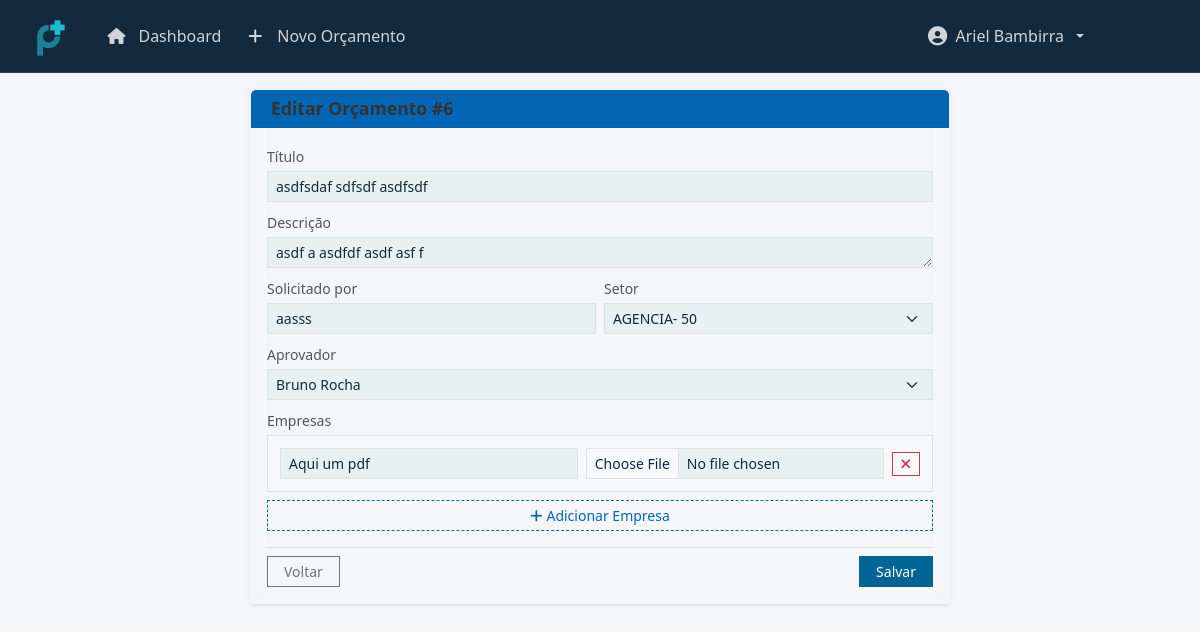
The page /budget/6/edit (signed in) on the database its author committed.
### models.py (models this page shows, shortened)
class User(UserMixin, db.Model):
    id = db.Column(db.Integer, primary_key=True)
    name = db.Column(db.String(100), nullable=False)
    email = db.Column(db.String(120), unique=True, nullable=False)
    password = db.Column(db.String(200), nullable=False)
    contact = db.Column(db.String(20))
    role = db.Column(db.String(20), nullable=False)  # 'administrador', 'aprovador', 'solicitante'
    is_active = db.Column(db.Boolean, default=True)
    budgets_requested = db.relationship('Budget', backref='solicitante', lazy=True, foreign_keys='Budget.solicitante_id')
    budgets_approved = db.relationship('Budget', backref='aprovador', lazy=True, foreign_keys='Budget.aprovador_id')

class Budget(db.Model):
    id = db.Column(db.Integer, primary_key=True)
    title = db.Column(db.String(100), nullable=False)
    description = db.Column(db.Text, nullable=False)
    requested_name = db.Column(db.String(100), nullable=False)  # Nome do Cadastrador
    solicitado = db.Column(db.String(100), nullable=False)  # Nome do Solicitante
    sector = db.Column(db.String(100), nullable=False)  # Setor (antigo agency)
    status = db.Column(db.String(20), default='pendente')
    request_date = db.Column(db.DateTime, default=datetime.utcnow)
    solicitante_id = db.Column(db.Integer, db.ForeignKey('user.id'), nullable=False)
    aprovador_id = db.Column(db.Integer, db.ForeignKey('user.id'), nullable=False)
    companies = db.relationship('Company', backref='budget', lazy=True, cascade='all, delete-orphan')

class Sector(db.Model):
    id = db.Column(db.Integer, primary_key=True)
    name = db.Column(db.String(100), nullable=False, unique=True)
    created_at = db.Column(db.DateTime, default=datetime.utcnow)

class Company(db.Model):
    id = db.Column(db.Integer, primary_key=True)
    name = db.Column(db.String(100), nullable=False)
    budget_id = db.Column(db.Integer, db.ForeignKey('budget.id'), nullable=False)
    attachment_filename = db.Column(db.String(200))
    attachment_path = db.Column(db.String(500))

### routes.py (the view, shortened to what this page needs)
@app.route('/budget/<int:id>/edit', methods=['GET', 'POST'])
@login_required
def edit_budget(id):
    budget = Budget.query.get_or_404(id)
    if current_user.role != 'solicitante' or budget.solicitante_id != current_user.id or budget.status != 'pendente':
        flash('Você não tem permissão para editar este orçamento.', 'error')
        return redirect(url_for('dashboard'))
    sectors = Sector.query.order_by(Sector.name).all()
    aprovadores = User.query.filter_by(role='aprovador', is_active=True).order_by(User.name).all()
    return render_template('edit_budget.html',
                         budget=budget,
                         sectors=sectors,
                         aprovadores=aprovadores)

### app.py (called while the page is built)
def create_app():
    app = Flask(__name__)
    app.config.from_object(Config)
    if not os.path.exists(app.config['UPLOAD_FOLDER']):
        os.makedirs(app.config['UPLOAD_FOLDER'])
    db.init_app(app)
    login_manager.init_app(app)
    mail.init_app(app)
    migrate.init_app(app, db)
    csrf.init_app(app)
    login_manager.login_view = 'login'
    @login_manager.user_loader
    def load_user(user_id):
        from models import User
        return User.query.get(int(user_id))
    return app

### templates/edit_budget.html (shortened to what this page needs)
{% extends "base.html" %}
{% block content %}
<div class="container mt-3">
    <div class="card">
        <div class="card-header bg-primary text-white py-2">
            <h5 class="mb-0">Editar Orçamento #{{ budget.id }}</h5>
        </div>
        <div class="card-body p-3">
            <form method="POST" action="{{ url_for('edit_budget', id=budget.id) }}" enctype="multipart/form-data">
                <div class="row g-2">
                    <div class="col-12">
                        <label class="form-label small">Título</label>
                        <input type="text" class="form-control form-control-sm" id="title" name="title" value="{{ budget.title }}" required>
                    </div>
                    <div class="col-12">
                        <label class="form-label small">Descrição</label>
                        <textarea class="form-control form-control-sm" id="description" name="description" rows="2" required>{{ budget.description }}</textarea>
                    </div>
                    <div class="col-md-6">
                        <label class="form-label small">Solicitado por</label>
                        <input type="text" class="form-control form-control-sm" id="solicitado" name="solicitado" value="{{ budget.solicitado }}" required>
                    </div>
                    <div class="col-md-6">
                        <label class="form-label small">Setor</label>
                        <select class="form-select form-select-sm" name="sector" id="sector" required>
                            {% for setor in sectors %}
                            <option value="{{ setor.name }}" {% if setor.name == budget.sector %}selected{% endif %}>{{ setor.name }}</option>
                            {% endfor %}
                        </select>
                    </div>
                    <div class="col-12">
                        <label class="form-label small">Aprovador</label>
                        <select class="form-select form-select-sm" name="aprovador_id" id="aprovador_id" required>
                            {% for aprovador in aprovadores %}
                            <option value="{{ aprovador.id }}" {% if aprovador.id == budget.aprovador_id %}selected{% endif %}>{{ aprovador.name }}</option>
                            {% endfor %}
                        </select>
                    </div>
                    <div class="col-12">
                        <label class="form-label small">Empresas</label>
                        <div id="companies-container" class="mb-2">
                            {% for company in budget.companies %}
                            <div class="company-entry show">
                                <div class="row g-2 align-items-center">
                                    <div class="col">
                                        <input type="text"
                                               name="companies[][name]"
                                               class="form-control form-control-sm"
                                               placeholder="Nome da Empresa"
                                               value="{{ company.name }}"
                                               required>
                                    </div>
                                    <div class="col">
                                        <input type="file"
                                               name="companies[][attachment]"
                                               class="form-control form-control-sm"
                                               accept=".pdf,.doc,.docx,.xls,.xlsx">
                                    </div>
                                    <div class="col-auto">
                                        <button type="button"
                                                class="btn btn-outline-danger btn-remove-company"
                                                onclick="removeCompany(this)">
                                            <i class="fas fa-times"></i>
                                        </button>
                                    </div>
                                </div>
                            </div>
                            {% endfor %}
                        </div>
                        <button type="button" class="btn btn-add-company btn-sm w-100" onclick="addCompany()">
                            <i class="fas fa-plus me-1"></i>Adicionar Empresa
                        </button>
                    </div>
                </div>
                <div class="d-flex justify-content-between mt-3 pt-2 border-top">
                    <a href="{{ url_for('dashboard') }}" class="btn btn-outline-secondary btn-sm px-3">Voltar</a>
                    <button type="submit" class="btn btn-primary btn-sm px-3">Salvar</button>
                </div>
            </form>
        </div>
    </div>
</div>
{% endblock %}

### templates/base.html (shortened to what this page needs)
<!DOCTYPE html>
<html lang="pt-br">
<head>
    <link href="https://cdn.jsdelivr.net/npm/bootstrap@5.3.0/dist/css/bootstrap.min.css" rel="stylesheet">
    <link href="https://cdnjs.cloudflare.com/ajax/libs/font-awesome/6.4.0/css/all.min.css" rel="stylesheet">
    <link href="{{ url_for('static', filename='css/base.css') }}" rel="stylesheet">
</head>
<body>
    <div class="toast-container position-fixed top-0 end-0 p-3">
    </div>
    <div class="content-wrapper">
        {% if not request.endpoint == 'login' and not request.endpoint == 'reset_password_request' and not request.endpoint == 'reset_password' %}
        <nav class="navbar navbar-expand-lg">
            <div class="container-fluid">
                <a class="navbar-brand" href="{{ url_for('dashboard') }}">
                    <img src="{{ url_for('static', filename='img/logo-planeje.png') }}" alt="Logo Planeje+" height="40">
                </a>
                <div class="collapse navbar-collapse" id="navbarNav">
                    {% if current_user.is_authenticated %}
                    <ul class="navbar-nav me-auto">
                        <li class="nav-item">
                            <a class="nav-link {% if request.endpoint == 'dashboard' %}active{% endif %}" href="{{ url_for('dashboard') }}">
                                <i class="fas fa-home me-1"></i>Dashboard
                            </a>
                        </li>
                        {% if current_user.role == 'solicitante' %}
                        <li class="nav-item d-none d-lg-block">
                            <a class="nav-link {% if request.endpoint == 'new_budget' %}active{% endif %}" href="{{ url_for('new_budget') }}">
                                <i class="fas fa-plus me-1"></i>Novo Orçamento
                            </a>
                        </li>
                        {% endif %}
                    </ul>
                    <div class="header-user-menu">
                        <ul class="navbar-nav">
                            <li class="nav-item dropdown">
                                <a class="nav-link dropdown-toggle user-menu" href="#"
                                   id="userDropdown" role="button"
                                   data-bs-toggle="dropdown">
                                    <i class="fas fa-user-circle"></i>
                                    <span>{{ current_user.name }}</span>
                                </a>
                            </li>
                        </ul>
                    </div>
                    {% endif %}
                </div>
            </div>
        </nav>
        {% endif %}
        {% block content %}{% endblock %}
    </div>
</body>
</html>

### static/css/base.css (style rules this page uses)
:root { --primary-color: #0066b3; --primary-dark: #005294; --primary-light: #e6f3ff; --success-color: #43A047; --warning-color: #FFA000; --danger-color: #E53935; --text-primary: #333333; --text-secondary: #666666; --background-main: #f5f6fa; --background-dark: #1e2632; --border-color: #e0e0e0; }
body { background-color: var(--background-main); color: var(--text-primary); min-height: 100vh; transition: background-color 0.3s ease, color 0.3s ease; }
.card { border: none; box-shadow: 0 2px 4px rgba(0,0,0,0.1); border-radius: 10px; background: white; margin-bottom: 1.5rem; transition: all 0.3s ease; border: 1px solid rgba(0,0,0,0.1); }
.card-header { background-color: transparent; border-bottom: 1px solid rgba(0,0,0,0.05); padding: 1.25rem; border-radius: 10px 10px 0 0; }
.card-header h5 { color: var(--text-primary); font-weight: 600; font-size: 1.1rem; margin: 0; }
.card-body { padding: 1.25rem; }
.navbar { background-color: #1e2632 !important; padding: 1rem; border-bottom: 1px solid rgba(255, 255, 255, 0.1); }
.navbar-brand img { height: 40px; }
.navbar-brand { padding: 0; margin-right: 2rem; }
.navbar-nav { margin-right: 30px; }
.navbar-nav .nav-item { margin-right: 20px; }
.navbar-nav .nav-link { padding: 8px 15px; }
.header-user-menu { margin-left: auto; padding-right: 30px; }
.header-user-menu .nav-link { display: flex; align-items: center; gap: 8px; }
.navbar .nav-link { color: rgba(255, 255, 255, 0.8) !important; font-weight: 500; display: flex; align-items: center; gap: 8px; padding: 8px 16px; border-radius: 6px; transition: all 0.3s ease; }
.navbar .nav-link i { font-size: 16px; width: 20px; text-align: center; }
.navbar .nav-item:not(:last-child) { margin-right: 8px; }
.header-user-menu .nav-link { display: flex; align-items: center; gap: 0.5rem; padding: 0.5rem 1rem; }
.header-user-menu .nav-link i { font-size: 1.2rem; }
.header-user-menu { display: flex; align-items: center; }

### templates/base.html (style rules this page uses)
:root { --color-dark: #13293d; --color-primary: #006494; --color-secondary: #247ba0; --color-accent: #1b98e0; --color-light: #e8f1f2; --bs-primary: var(--color-primary); --bs-primary-rgb: 0, 100, 148; --bs-secondary: var(--color-secondary); --bs-secondary-rgb: 36, 123, 160; --bs-body-color: var(--color-dark); --bs-body-bg: var(--color-light); --bs-link-color: var(--color-accent); --bs-link-hover-color: var(--color-secondary); --transition-speed: 0.3s; }
.btn-primary { background-color: var(--color-primary); border-color: var(--color-primary); }
.navbar { background-color: var(--color-dark) !important; border-bottom: 1px solid rgba(232, 241, 242, 0.1); }
.card { background-color: rgba(232, 241, 242, 0.05); border: 1px solid rgba(232, 241, 242, 0.1); backdrop-filter: blur(10px); }
body { font-family: 'Segoe UI', system-ui, -apple-system, sans-serif; transition: background-color var(--transition-speed), color var(--transition-speed); }
.content-wrapper { flex: 1 0 auto; display: flex; flex-direction: column; }

### templates/edit_budget.html (style rules this page uses)
.card { border-radius: 0; box-shadow: 0 1px 3px rgba(0,0,0,0.1); max-width: 700px; margin: 0 auto; }
.card-header { background-color: #0066b3 !important; }
.form-control, .form-select, .btn { border-radius: 0; }
.form-control-sm, .form-select-sm { height: calc(1.5em + 0.5rem + 2px); }
.form-label.small { font-size: 0.875rem; color: #555; margin-bottom: 0.25rem; }
.company-entry { background-color: #f8f9fa; border: 1px solid #dee2e6; padding: 0.75rem; margin-bottom: 0.5rem; display: none; }
.company-entry.show { display: block; animation: slideDown 0.3s ease-out; }
.btn-add-company { background-color: transparent; border: 1px dashed #0066b3; color: #0066b3; transition: all 0.2s; }
.btn-remove-company { padding: 0.25rem 0.5rem; font-size: 0.875rem; line-height: 1; }

### rows shown on the page
User: name "Ariel Bambirra"
Budget: id "6", title "asdfsdaf sdfsdf asdfsdf", description "asdf a asdfdf asdf asf f", solicitado "aasss", sector "AGENCIA- 50", aprovador_id "Bruno Rocha"
Company: name "Aqui um pdf"
